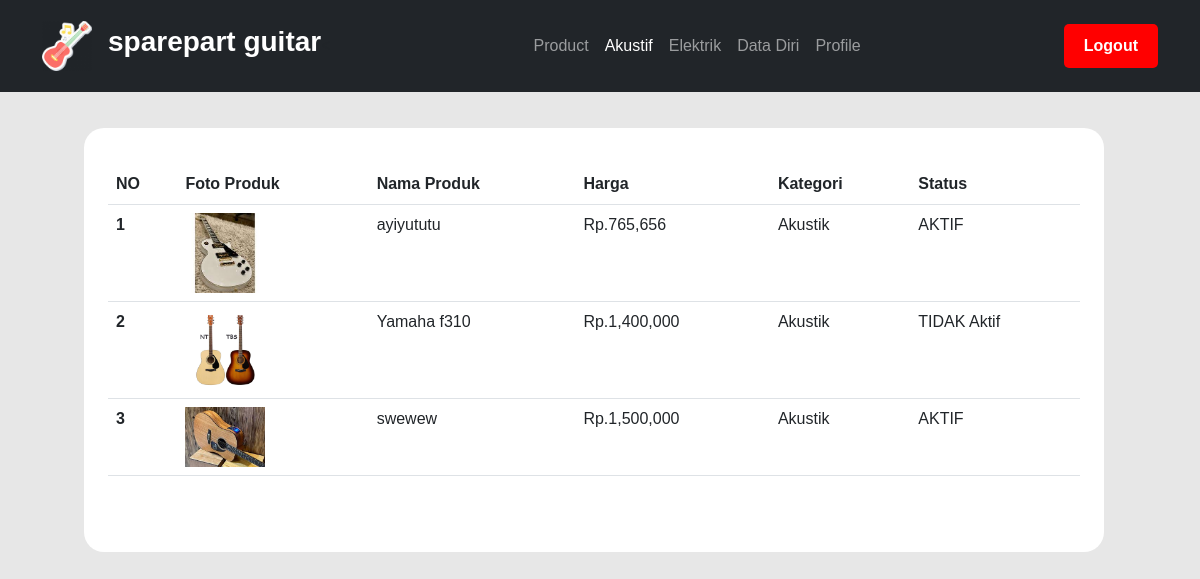
Page /akustif-user.php (signed in) on the committed database.
### tables this page shows
CREATE TABLE `product` (
  `id` int(11) NOT NULL,
  `name` varchar(50) NOT NULL,
  `harga` int(200) NOT NULL,
  `kategori` int(50) NOT NULL,
  `image` varchar(300) NOT NULL,
  `deskripsi` text NOT NULL,
  `status` int(50) NOT NULL
);

### akustif-user.php (the view, shortened to what this page needs)
<?php
    include 'connection.php';
?>
<!DOCTYPE html>
<html lang="en">
<head>
    <link rel="stylesheet" href="https://cdn.jsdelivr.net/npm/bootstrap@5.2.2/dist/css/bootstrap.min.css">
    <link rel="stylesheet" href="style.css">
</head>
<body>
    <nav class="navbar navbar-expand-lg navbar-dark bg-dark px-0 py-3">
        <div class="container-xl">
                    <a class="navbar-brand" href="#">
                    <img src="Image/gitarlogo.png" class="h-8" height="50px">
                    </a>
                    <h3 class="titlenavbar">sparepart guitar</h3>
                     <div class="collapse navbar-collapse" id="navbarCollapse">
                    <<div class="navbar-nav mx-lg-auto">
                        <a class="nav-item nav-link" href="home-user.php" aria-current="page">Product</a>
                        <a class="nav-item nav-link active" href="akustif-user.php">Akustif</a>
                        <a class="nav-item nav-link" href="elektrik-user.php">Elektrik</a>
                        <a class="nav-item nav-link" href="datadiri-user.php">Data Diri</a>
                        <a class="nav-item nav-link" href="profile-user.php" aria-current="page">Profile</a>
                    </div>
                    <a href="index.php" class="btnlogout">
                    Logout
                    </a>
            </div>
        </div>
        </nav>
        <div class="section">
            <div class="containerbody">
            <div class="row height d-flex justify-content-center align-items-center">
                <br>
                <br>
                <table class="table">
                    <thead>
                        <tr>
                            <th scope="col">NO</th>
                            <th scope="col">Foto Produk</th>
                            <th scope="col">Nama Produk</th>
                            <th scope="col">Harga</th>
                            <th scope="col">Kategori</th>
                            <th scope="col">Status</th>
                        </tr>
                    </thead>
                    <tbody>
                        <?php
                        $index = 1;
                            $product = mysqli_query($conn, "SELECT * FROM product WHERE kategori = 1 ORDER BY id DESC");
                            while ($row = mysqli_fetch_array($product)){ ?>
                                <tr>
                                    <th scope="row"><?php echo $index ++ ?></th>
                                    <td><img src="Image/product/<?php echo $row['image'] ?>" alt="" width="80px"></td>
                                    <td><?php echo $row['name'] ?></td>
                                    <td>Rp.<?php echo number_format($row['harga']) ?></td>
                                    <td><?php echo ($row['kategori'] == 0)? "Elektrik" : "Akustik " ?></td>
                                    <td><?php echo ($row['status'] == 0)? "TIDAK Aktif" : "AKTIF" ?></td>
                                </tr>
                        <?php }  ?>
                    </tbody>
                </table>
            </div>
        </div>
</body>
</html>

### style.css (style rules this page uses)
* { font-family: Arial, Helvetica, sans-serif; }
body { background-color: rgb(231, 231, 231); }
.btnlogout { padding-top: 10px; padding-bottom: 10px; padding-left: 20px; padding-right: 20px; text-decoration: none; background-color: red; color: white; font-weight: bold; border-radius: 5px; }
.titlenavbar { color: white; font-weight: bold; }
.containerbody { border-radius: 20px; margin-top: 3%; margin-left: 7%; margin-bottom: 3%; padding-right: 3%; padding-left: 3%; padding-top: 3%; padding-bottom: 5%; background-color: white; width: 85%; }
.section { justify-content: center; width: 100%; }

### rows in the picture
product: image (picture), name "ayiyututu", harga "765,656", kategori "Akustik", status "AKTIF"
product: image (picture), name "Yamaha f310", harga "1,400,000", kategori "Akustik", status "TIDAK Aktif"
product: image (picture), name "swewew", harga "1,500,000", kategori "Akustik", status "AKTIF"
